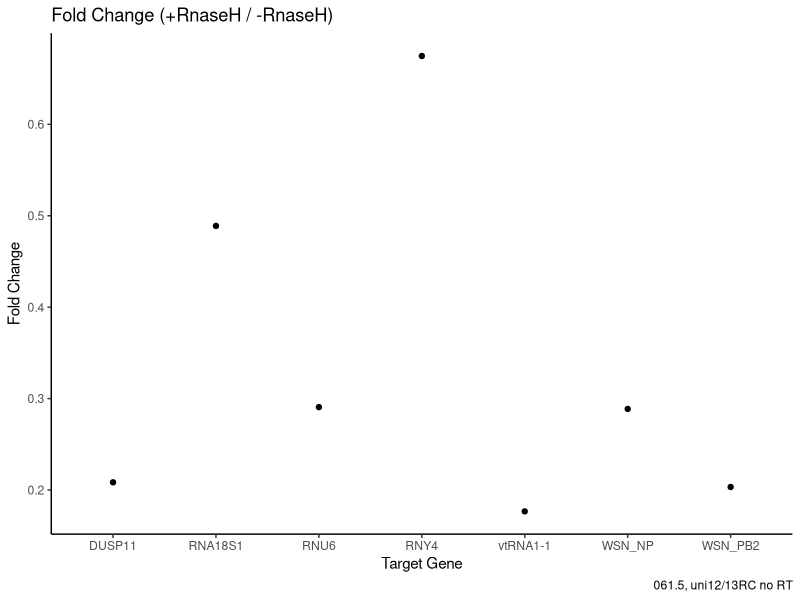
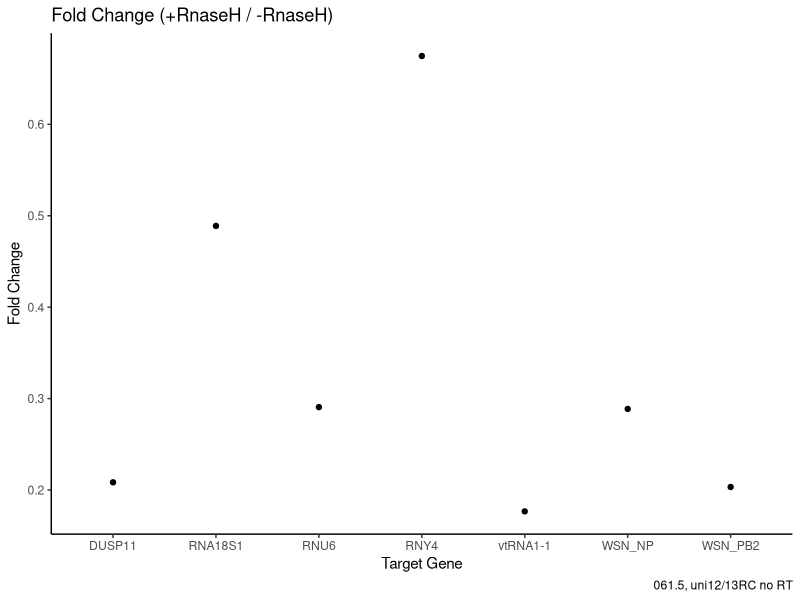

Write the R code that produced these figures, in order.
library(dplyr)
library(tidyverse)

df <- read.csv("TN061/61.5/TN061.5_filtered.csv") %>%
  group_by(Sample.Name, Target.Name) %>%
  summarize(CT = mean(CT, na.rm = TRUE), .groups = "drop") %>%
  pivot_wider(names_from = Sample.Name, values_from = CT)

# Drop FFLUC row because it didn't amplify
df <- df %>% filter(Target.Name != "FFLUC")

# Calculate enrichment from input for each sample
df_percent <- df %>%
  mutate(`+RnaseH` = `+RnaseH_enrich` - `+RnaseH_input` - log2(0.1^-1)) %>%
  mutate(`+RnaseH_percent_input` = 2^(-`+RnaseH`)) %>%
  mutate(`-RnaseH` = `-RnaseH_enrich` - `-RnaseH_input` - log2(0.1^-1)) %>%
  mutate(`-RnaseH_percent_input` = 2^(-`-RnaseH`)) %>%
  mutate(foldchange = `+RnaseH_percent_input` / `-RnaseH_percent_input`) %>%
  select(Target.Name, `+RnaseH_percent_input`, `-RnaseH_percent_input`, foldchange)
write.csv(df_percent, "TN061/61.5/percent_input.csv", row.names = FALSE)

p <- ggplot(df_percent, aes(x = Target.Name, y = foldchange)) +
  geom_point() + 
  theme_classic() +
  labs(title = "Fold Change (+RnaseH / -RnaseH)",
       x = "Target Gene",
       y = "Fold Change",
       caption = "061.5, uni12/13RC no RT")
print(p)
ggsave("TN061/61.5/foldchange_plot.png", plot = p, width = 8, height = 6, dpi = 300)